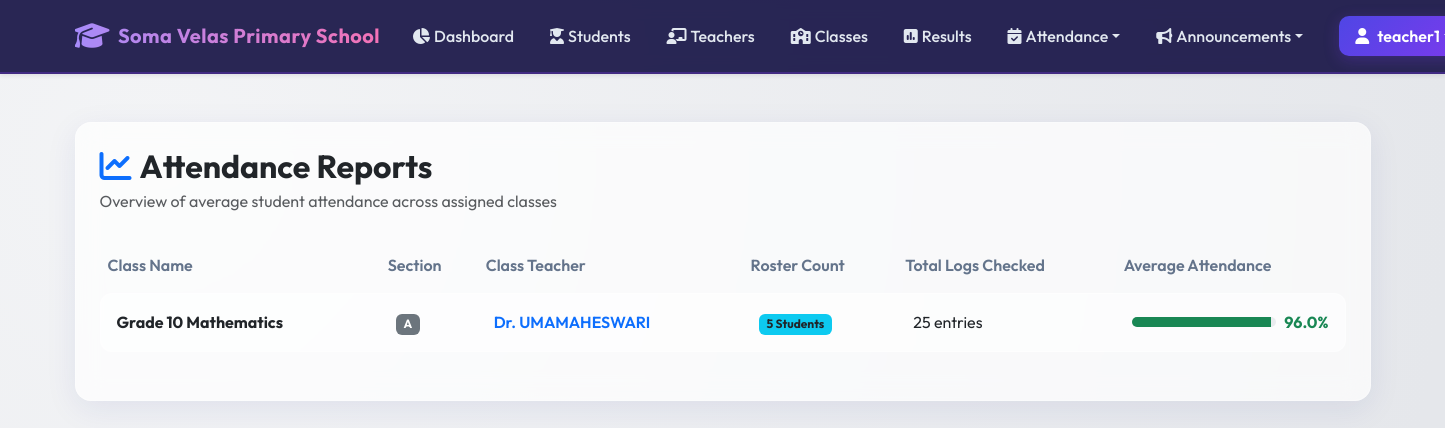
/attendance/report (signed in), run on the app's committed database.
### models.py (models this page shows, shortened)
class User(db.Model):
    __tablename__ = 'users'
    id = db.Column(db.Integer, primary_key=True)
    username = db.Column(db.String(100), unique=True, nullable=False)
    password_hash = db.Column(db.String(255), nullable=False)
    role_id = db.Column(db.Integer, db.ForeignKey('roles.id'), nullable=False)
    is_active = db.Column(db.Boolean, default=True, nullable=False)
    created_at = db.Column(db.DateTime, default=datetime.utcnow)
    teacher_profile = db.relationship('Teacher', backref='user', uselist=False, cascade="all, delete-orphan")
    student_profile = db.relationship('Student', backref='user', uselist=False, cascade="all, delete-orphan")
    def has_permission(self, perm_name):
        return any(p.name == perm_name for p in self.role.permissions)

class Class(db.Model):
    __tablename__ = 'classes'
    id = db.Column(db.Integer, primary_key=True)
    class_name = db.Column(db.String(100), nullable=False)
    section = db.Column(db.String(20), nullable=False)
    teacher_id = db.Column(db.Integer, db.ForeignKey('teachers.id', ondelete='SET NULL'), nullable=True)
    students = db.relationship('Student', backref='class_', lazy=True)
    announcements = db.relationship('Announcement', backref='class_', cascade="all, delete-orphan", lazy=True)
    attendance_records = db.relationship('Attendance', backref='class_', cascade="all, delete-orphan", lazy=True)

class Teacher(db.Model):
    __tablename__ = 'teachers'
    id = db.Column(db.Integer, primary_key=True)
    user_id = db.Column(db.Integer, db.ForeignKey('users.id', ondelete='CASCADE'), unique=True, nullable=False)
    name = db.Column(db.String(100), nullable=False)
    subject = db.Column(db.String(100), nullable=False)
    phone = db.Column(db.String(20), nullable=False)
    classes = db.relationship('Class', backref='teacher', lazy=True)

### blueprints/attendance.py (the view)
@attendance_bp.route('/report')
@login_required
def attendance_report():
    user = g.current_user
    if user.role.name == 'Principal':
        classes = Class.query.all()
    elif user.role.name == 'Teacher' and user.teacher_profile:
        classes = Class.query.filter_by(teacher_id=user.teacher_profile.id).all()
    elif user.role.name == 'Student Representative' and user.student_profile:
        classes = Class.query.filter_by(id=user.student_profile.class_id).all()
    else:
        flash("You are not authorized to view the attendance report.", "warning")
        return redirect(url_for('attendance.student_attendance', student_id=user.student_profile.id))
    class_reports = []
    for cls in classes:
        students = Student.query.filter_by(class_id=cls.id).all()
        student_ids = [s.id for s in students]
        if student_ids:
            records = Attendance.query.filter(Attendance.student_id.in_(student_ids)).all()
            total = len(records)
            present = sum(1 for r in records if r.status in ['Present', 'Late'])
            percentage = (present / total * 100) if total > 0 else 100.0
        else:
            total = 0
            present = 0
            percentage = 100.0
        class_reports.append({
            'class_obj': cls,
            'student_count': len(students),
            'total_marked': total,
            'present_count': present,
            'percentage': round(percentage, 1)
        })
    return render_template('attendance/report.html', class_reports=class_reports)

### templates/attendance/report.html (shortened to what this page needs)
{% extends "base.html" %}
{% block content %}
<div class="glass-panel p-4">
    <div class="mb-4">
        <h2 class="fw-bold mb-1 text-dark"><i class="fa-solid fa-chart-line me-2 text-primary"></i>Attendance Reports</h2>
        <p class="text-muted mb-0">Overview of average student attendance across assigned classes</p>
    </div>
    <div class="table-responsive">
        <table class="table table-premium w-100">
            <thead>
                <tr>
                    <th>Class Name</th>
                    <th>Section</th>
                    <th>Class Teacher</th>
                    <th>Roster Count</th>
                    <th>Total Logs Checked</th>
                    <th>Average Attendance</th>
                </tr>
            </thead>
            <tbody>
                {% if class_reports %}
                    {% for report in class_reports %}
                        <tr>
                            <td><strong>{{ report.class_obj.class_name }}</strong></td>
                            <td><span class="badge bg-secondary">{{ report.class_obj.section }}</span></td>
                            <td>
                                {% if report.class_obj.teacher %}
                                    <span class="fw-semibold text-primary">{{ report.class_obj.teacher.name }}</span>
                                {% else %}
                                    <span class="badge bg-light text-muted">None</span>
                                {% endif %}
                            </td>
                            <td><span class="badge bg-info text-dark">{{ report.student_count }} Students</span></td>
                            <td>{{ report.total_marked }} entries</td>
                            <td>
                                <div class="d-flex align-items-center">
                                    <div class="progress me-2 flex-grow-1" style="height: 10px;">
                                        <div class="progress-bar {% if report.percentage >= 90 %}bg-success{% elif report.percentage >= 75 %}bg-warning{% else %}bg-danger{% endif %}"
                                             role="progressbar" style="width: {{ report.percentage }}%;"></div>
                                    </div>
                                    <strong class="{% if report.percentage >= 90 %}text-success{% elif report.percentage >= 75 %}text-warning{% else %}text-danger{% endif %}">
                                        {{ report.percentage }}%
                                    </strong>
                                </div>
                            </td>
                        </tr>
                    {% endfor %}
                {% endif %}
            </tbody>
        </table>
    </div>
</div>
{% endblock %}

### templates/base.html (shortened to what this page needs)
<!DOCTYPE html>
<html lang="en">
<head>
    <link href="https://cdn.jsdelivr.net/npm/bootstrap@5.3.0/dist/css/bootstrap.min.css" rel="stylesheet">
    <link href="https://cdnjs.cloudflare.com/ajax/libs/font-awesome/6.4.0/css/all.min.css" rel="stylesheet">
    <link href="{{ url_for('static', filename='css/portal.css') }}" rel="stylesheet">
</head>
<body>
    <nav class="navbar navbar-expand-lg navbar-dark navbar-premium py-3 mb-4 shadow-sm">
        <div class="container">
            <a class="navbar-brand d-flex align-items-center" href="{{ url_for('root') }}">
                <i class="fa-solid fa-graduation-cap me-2 fs-3"></i>
                <span>Soma Velas Primary School</span>
            </a>
            <div class="collapse navbar-collapse" id="navbarNav">
                <ul class="navbar-nav ms-auto align-items-center gap-1">
                    {% if current_user %}
                        <li class="nav-item">
                            <a class="nav-link nav-link-premium d-flex align-items-center" href="{{ url_for('home') }}">
                                <i class="fa-solid fa-chart-pie me-1"></i> Dashboard
                            </a>
                        </li>
                        {% if current_user.role.name in ['Principal', 'Teacher', 'Student Representative'] %}
                            <li class="nav-item">
                                <a class="nav-link nav-link-premium d-flex align-items-center" href="{{ url_for('academic.students_list') }}">
                                    <i class="fa-solid fa-user-graduate me-1"></i> Students
                                </a>
                            </li>
                        {% endif %}
                        {% if current_user.role.name in ['Principal', 'Teacher'] %}
                            <li class="nav-item">
                                <a class="nav-link nav-link-premium d-flex align-items-center" href="{{ url_for('academic.teachers_list') }}">
                                    <i class="fa-solid fa-chalkboard-user me-1"></i> Teachers
                                </a>
                            </li>
                        {% endif %}
                        <li class="nav-item">
                            <a class="nav-link nav-link-premium d-flex align-items-center" href="{{ url_for('academic.classes_list') }}">
                                <i class="fa-solid fa-school me-1"></i> Classes
                            </a>
                        </li>
                        <li class="nav-item">
                            <a class="nav-link nav-link-premium d-flex align-items-center" href="{{ url_for('academic.results_list') }}">
                                <i class="fa-solid fa-square-poll-vertical me-1"></i> Results
                            </a>
                        </li>
                        <li class="nav-item dropdown">
                            <a class="nav-link nav-link-premium dropdown-toggle d-flex align-items-center" href="#" id="navbarDropdown" role="button" data-bs-toggle="dropdown" aria-expanded="false">
                                <i class="fa-solid fa-calendar-check me-1"></i> Attendance
                            </a>
                        </li>
                        <li class="nav-item dropdown">
                            <a class="nav-link nav-link-premium dropdown-toggle d-flex align-items-center" href="#" id="navbarAnnouncementsDropdown" role="button" data-bs-toggle="dropdown" aria-expanded="false">
                                <i class="fa-solid fa-bullhorn me-1"></i> Announcements
                            </a>
                        </li>
                        <li class="nav-item ms-lg-3">
                            <div class="dropdown">
                                <a class="btn btn-premium px-3 py-2 d-flex align-items-center dropdown-toggle" href="#" role="button" id="userMenuLink" data-bs-toggle="dropdown" aria-expanded="false">
                                    <i class="fa-solid fa-user me-2"></i> {{ current_user.username }}
                                </a>
                            </div>
                        </li>
                    {% else %}
                        <li class="nav-item">
                            <a class="btn btn-premium px-4" href="{{ url_for('auth.login') }}">
                                <i class="fa-solid fa-right-to-bracket me-2"></i> Login
                            </a>
                        </li>
                    {% endif %}
                </ul>
            </div>
        </div>
    </nav>
    <div class="container my-5">
        <div class="row justify-content-center">
            <div class="col-12">
                {% block content %}{% endblock %}
            </div>
        </div>
    </div>
</body>
</html>

### static/css/portal.css (style rules this page uses)
:root { --primary-gradient: linear-gradient(135deg, #4f46e5 0%, #7c3aed 100%); --glass-bg: rgba(255, 255, 255, 0.7); --glass-border: rgba(255, 255, 255, 0.3); --dark-primary: #1e1b4b; --dark-secondary: #312e81; --accent: #f43f5e; --success: #10b981; --warning: #f59e0b; --info: #06b6d4; --text-main: #1e293b; --text-muted: #64748b; --bg-main: #f8fafc; }
body { font-family: 'Outfit', sans-serif; background: radial-gradient(circle at 10% 20%, rgba(243, 244, 246, 1) 0%, rgba(229, 231, 235, 1) 90%); min-height: 100vh; color: var(--text-main); overflow-x: hidden; }
.glass-panel { background: var(--glass-bg); backdrop-filter: blur(12px); -webkit-backdrop-filter: blur(12px); border: 1px solid var(--glass-border); border-radius: 16px; box-shadow: 0 8px 32px 0 rgba(31, 38, 135, 0.08); transition: all 0.3s cubic-bezier(0.4, 0, 0.2, 1); }
.navbar-premium { background: rgba(30, 27, 75, 0.95) !important; backdrop-filter: blur(8px); border-bottom: 2px solid rgba(124, 58, 237, 0.3); }
.navbar-brand { font-weight: 700; letter-spacing: 0.5px; background: linear-gradient(to right, #a78bfa, #f472b6); -webkit-background-clip: text; -webkit-text-fill-color: transparent; }
.nav-link-premium { color: #e2e8f0 !important; font-weight: 500; padding: 0.5rem 1rem !important; border-radius: 8px; transition: all 0.2s ease; }
.btn-premium { background: var(--primary-gradient); color: white !important; border: none; font-weight: 600; border-radius: 10px; padding: 0.6rem 1.5rem; box-shadow: 0 4px 15px rgba(124, 58, 237, 0.25); transition: all 0.2s ease; }
.table-premium { border-collapse: separate; border-spacing: 0 8px; }
.table-premium tr { border-radius: 12px; }
.table-premium th { background: transparent; border: none; font-weight: 600; color: var(--text-muted); }
.table-premium td { background: rgba(255, 255, 255, 0.55); border: none; border-top: 1px solid rgba(255, 255, 255, 0.4); border-bottom: 1px solid rgba(255, 255, 255, 0.4); padding: 1rem; vertical-align: middle; }
.table-premium td:first-child { border-left: 1px solid rgba(255, 255, 255, 0.4); border-top-left-radius: 12px; border-bottom-left-radius: 12px; }
.table-premium td:last-child { border-right: 1px solid rgba(255, 255, 255, 0.4); border-top-right-radius: 12px; border-bottom-right-radius: 12px; }

### data on the page
User: username "teacher1"
Class: class_obj.class_name "Grade 10 Mathematics", class_obj.section "A"
Teacher: class_obj.teacher.name "Dr. UMAMAHESWARI"

### other printed values
{{ report.student_count }} "5"
{{ report.total_marked }} "25"
{{ report.percentage }} "96.0"
